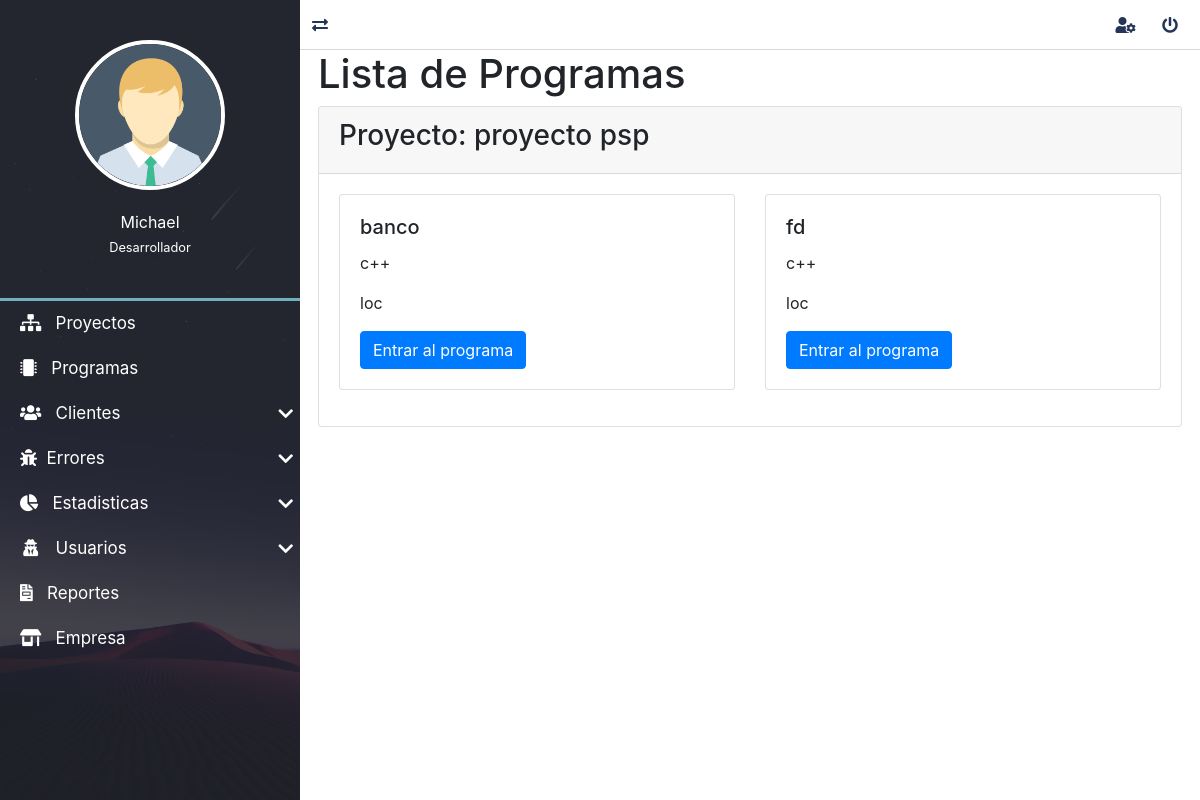
/programas/lista/4/1/ (signed in), run on the app's committed database.
### proyectos/models.py (models this page shows)
class Proyecto(models.Model):
    nombre=models.CharField(max_length=50, verbose_name="Nombre")
    id_proceso = models.ForeignKey("mainApp.Proceso", verbose_name="Proceso", on_delete=models.CASCADE)
    descripcion=models.TextField(verbose_name="Descripcion")
    fechaInicio=models.DateTimeField(auto_now_add=True, verbose_name="fechaCreacion")
    ultimaActualizacion=models.DateTimeField(auto_now=True, verbose_name="Actualizado")
    class Meta:
        verbose_name ="Proyecto"
        verbose_name_plural ="Proyectos"
    def __str__(self):
        return self.nombre

### programas/models.py (models this page shows, shortened)
class Programa(models.Model):
    id_usuario = models.ForeignKey(settings.AUTH_USER_MODEL, verbose_name="usuario", on_delete=models.CASCADE)
    id_proyecto = models.ForeignKey("proyectos.Proyecto", verbose_name="proyecto", on_delete=models.CASCADE)
    nombre = models.CharField(verbose_name="Nombre", max_length=200)
    descripcion = models.TextField(verbose_name="Descripción")
    id_lenguaje = models.ForeignKey("mainApp.Lenguaje", verbose_name="lenguaje", on_delete=models.CASCADE)
    id_medida = models.ForeignKey("mainApp.Medida", verbose_name="medida", on_delete=models.CASCADE)
    fecha_creacion = models.DateTimeField(auto_now_add=True, verbose_name="Fecha de creación")
    fecha_actualizacion = models.DateTimeField(auto_now=True, verbose_name="Fecha de edición")
    fecha_finalizacion = models.DateTimeField(verbose_name="Fecha de finalización", null=True, blank=True)
    class Meta:
        verbose_name = "Programa"
        verbose_name_plural = "Programas"
        ordering = ['nombre', 'fecha_creacion']

### mainApp/models.py (models this page shows)
class Lenguaje(models.Model):
    nombre = models.CharField(verbose_name="Nombre", max_length=200)
    class Meta:
        verbose_name = "Lenguaje"
        verbose_name_plural = "Lenguajes"
        ordering = ['nombre']
    def __str__(self):
        return self.nombre

class Medida(models.Model):
    acronimo = models.CharField(verbose_name="Acronimo", max_length=20)
    nombre = models.CharField(verbose_name="Nombre", max_length=200)
    descripcion = models.TextField()
    class Meta:
        verbose_name = "Medida"
        verbose_name_plural = "Medidas"
        ordering = ['nombre']
    def __str__(self):
        return self.nombre

### programas/views.py (the view)
# urls.py: path('lista/<int:id_u>/<int:id_p>/', ProgramaListView.as_view(), name='lista_programas_usuario'),
@method_decorator(login_required, name='dispatch')
class ProgramaListView(ListView):
    model = Programa
    def get_context_data(self, **kwargs):
        context = super(ProgramaListView, self).get_context_data(**kwargs)
        context["programas"] = Programa.objects.filter(id_usuario=self.kwargs.get('id_u'), id_proyecto=self.kwargs.get('id_p'))
        context["id_p"] = Proyecto.objects.get(id=self.kwargs.get('id_p'))
        context["id_u"] = User.objects.get(id=self.kwargs.get('id_u'))
        return context

### mainApp/context_processors.py (called while the page is built)
def get_programasDeUsuario(request):
    programas= Programa.objects.all()
    return {'lista_programas':programas}

def get_lenguajes(request):
    lenguajes = Lenguaje.objects.all()
    return {'lista_lenguajes':lenguajes}

def get_medidas(request):
    medidas = Medida.objects.all()
    return {'lista_medidas':medidas}

def get_fases(request):
    fases = Fase.objects.all()
    return {'lista_fases':fases}

def get_tiposdefectos(request):
    tipos_defectos = TiposDefecto.objects.all()
    return {'lista_tipos_defectos':tipos_defectos}

### proyectos/context_processors.py (called while the page is built)
def get_proyecto(request):
    proyecto= Proyecto.objects.values_list('id','nombre','id_proceso' ,'descripcion', 'fechaInicio')
    return {
        'proyectos':proyecto
    }

### programas/templates/programas/programa_list.html (shortened to what this page needs)
{% extends 'layouts/layout.html' %}
{% block content %}
    <h1>Lista de Programas</h1>
    <div class="card mb-3">
        <div class="card-header">
            <h3>Proyecto: {{id_p}}</h3>
        </div>
        <div class="card-body">
            <div class="row">
                {% for programa in programas %}
                    {% if programa.id_usuario.id == request.user.id %}
                        <div class="col-sm-6 mb-3">
                            <div class="card">
                                <div class="card-body">
                                    <h5 class="card-title">{{programa.nombre}}</h5>
                                    <p class="card-text">{{programa.id_lenguaje}}</p>
                                    <p class="card-text">{{programa.id_medida}}</p>
                                    <a href="{% url 'detalles_programa' programa.id programa.nombre|slugify %}" class="btn btn-primary">Entrar al programa</a>
                                </div>
                            </div>
                        </div>
                    {% endif %}
                {% endfor %}
            </div>
        </div>
    </div>
{% endblock content %}

### mainApp/templates/layouts/layout.html (shortened to what this page needs)
{% load static %}
<!DOCTYPE html>
<html lang="es">
<head>
	<link rel="stylesheet" href="{% static 'dashboar/css/normalize.css' %}">
	<link rel="stylesheet" href="{% static 'dashboar/css/style.css' %}">
	<link rel="stylesheet" href="{% static 'dashboar/css/all.css' %}">
	<link rel="stylesheet" href="{% static 'dashboar/css/sweetalert2.min.css' %}">
	<link rel="stylesheet" href="{% static 'dashboar/css/jquery.mCustomScrollbar.css' %}">
	<link rel="stylesheet" href="https://stackpath.bootstrapcdn.com/bootstrap/4.5.0/css/bootstrap.min.css">
	<link rel="stylesheet" type="text/css" href="{% static 'css/style.css' %}">
</head>
<body>
	<main class="full-box main-container">
		<section class="full-box nav-lateral">
			<div class="full-box nav-lateral-content">
				<figure class="full-box nav-lateral-avatar">
					<img src=" {% static 'dashboar/assets/avatar/Avatar.png' %}" class="img-fluid" alt="Avatar">
					<figcaption class="roboto-medium text-center">
						{{request.user.first_name}} <br>
						{% if request.user.is_staff %}
							<small class="roboto-condensed-light">Administrador</small>
						{% else %}
							<small class="roboto-condensed-light">Desarrollador</small>
						{% endif %}
					</figcaption>
				</figure>
				<div class="full-box nav-lateral-bar"></div>
				<nav class="full-box nav-lateral-menu">
					<ul>
						<li>
							<a href=" {% url 'proyectos' %}"><i class="fas fa-sitemap"></i> &nbsp; Proyectos</a>
						</li>
						<li>
							<a href=" {% url 'programas' %}"><i class="fas fa-microchip"></i> &nbsp; Programas</a>
						</li>
						<li>
							<a href="#" class="nav-btn-submenu"><i class="fas fa-users fa-fw"></i> &nbsp; Clientes <i class="fas fa-chevron-down"></i></a>
						</li>
						<li>
							<a href="#" class="nav-btn-submenu"><i class="fas fa-bug"></i></i> &nbsp;Errores<i class="fas fa-chevron-down"></i></a>
						</li>
						<li>
							<a href="#" class="nav-btn-submenu"><i class="fas fa-chart-pie"></i> &nbsp; Estadisticas <i class="fas fa-chevron-down"></i></a>
						</li>
						<li>
							<a href="#" class="nav-btn-submenu"><i class="fas  fa-user-secret fa-fw"></i> &nbsp; Usuarios <i class="fas fa-chevron-down"></i></a>
						</li>
						<li>
							<a href="{% url 'lista_reportes' %}"><i class="fas fa-file-invoice"></i> &nbsp; Reportes</a>
						</li>
						<li>
							<a href="company.html"><i class="fas fa-store-alt fa-fw"></i> &nbsp; Empresa</a>
						</li>
					</ul>
				</nav>
			</div>
		</section>
		<section class="full-box page-content">
			<nav class="full-box navbar-info">
				<a href="#" class="float-left show-nav-lateral">
					<i class="fas fa-exchange-alt"></i>
				</a>
				{% if user.email %}
					{% if title != 'Perfil de usuario' %}
						<a href="{% url 'editPerfilUs' %}">
							<i class="fas fa-user-cog"></i>
						</a>
					{% endif %}
					<a href="#" class="btn-exit-system">
						<i class="fas fa-power-off"></i>
					</a>
				{% else %}
					<a href="{% url 'log_in' %}">
						<i class="fas fa-sign-in-alt"></i>
					</a>
				{% endif %}
			</nav>
			 <div class="content-box">
				{% block content %}
				{% endblock content %}
			</div>
		</section>
	</main>
</body>
</html>

### mainApp/static/dashboar/css/style.css (style rules this page uses)
:root { --color-one: #F5F5F5; --color-two: #24292E; --color-three: #70afbe; --form-color: #14111A; --accent-color: #253556; --border-color: #D8D8D8; }
body,html { width: 100vw; height: 100vh; background-color: var(--color-one); color: #333; font-size: 16px; }
.full-box { margin: 0; padding: 0; box-sizing: border-box; width: 100%; }
.main-container { height: 100%; position: absolute; top: 0; left: 0; overflow: hidden; }
.page-content, .nav-lateral { height: 100%; overflow: hidden; }
.page-content { position: relative; padding-left: 300px; transition: all .2s ease-in-out; padding-bottom: 20px; }
.nav-lateral { width: 300px; position: absolute; top: 0; left: 0; z-index: 1; transition: all .2s ease-in-out; background-image: url('../assets/img/nav-font.jpg'); background-position: center center; background-size: cover; }
.nav-lateral-content { max-width: 300px; height: 100%; background-color: rgba(36, 41, 46, .8); }
.nav-lateral-bar { height: 3px; background-color: var(--color-three); }
.nav-lateral-avatar { padding: 40px 0; }
.nav-lateral-avatar img { width: 50%; margin: 0 auto; display: block; border: 4px solid #FFF; border-radius: 100%; }
.nav-lateral-avatar figcaption { margin-top: 20px; color: #FFF; }
.nav-lateral-menu { height: auto; }
.nav-lateral-menu ul { margin: 0; padding: 0; list-style: none; }
.nav-lateral-menu ul li { width: 100%; height: auto; }
.nav-lateral-menu ul li a { display: block; width: 100%; height: 45px; line-height: 45px; text-decoration: none; color: #FFF; font-size: 17px; box-sizing: border-box; padding-left: 20px; transition: all .2s ease-in-out; }
.nav-lateral-menu .fa-chevron-down, .nav-lateral-menu .fa-chevron-up { float: right; height: 45px; line-height: 45px; margin-right: 7px; transition: all .2s ease-in-out; }
.navbar-info { height: 50px; border-bottom: 1px solid var(--border-color); text-align: right; padding-right: 10px; }
.navbar-info a { color: var(--accent-color); height: 50px; min-width: 40px; text-align: center; line-height: 50px; display: inline-block; transition: all .2s ease-out; user-select: none; }
.content-box { margin-left: 2%; margin-right: 2%; }

### mainApp/static/dashboar/css/all.css (style rules this page uses)
.fa, .fas, .far, .fal, .fab { -moz-osx-font-smoothing: grayscale; -webkit-font-smoothing: antialiased; display: inline-block; font-style: normal; font-variant: normal; text-rendering: auto; line-height: 1; }
.fa-fw { text-align: center; width: 1.25em; }
.fa-bug:before { content: "\f188"; }
.fa-chart-pie:before { content: "\f200"; }
.fa-chevron-down:before { content: "\f078"; }
.fa-exchange-alt:before { content: "\f362"; }
.fa-file-invoice:before { content: "\f570"; }
.fa-microchip:before { content: "\f2db"; }
.fa-power-off:before { content: "\f011"; }
.fa-sitemap:before { content: "\f0e8"; }
.fa-store-alt:before { content: "\f54f"; }
.fa-user-cog:before { content: "\f4fe"; }
.fa-user-secret:before { content: "\f21b"; }
.fa-users:before { content: "\f0c0"; }
.fa, .fas { font-family: 'Font Awesome 5 Free'; font-weight: 900; }

### mainApp/static/css/style.css (style rules this page uses)
:root { --fondo: url("../img/fondoLogin.png"); --porsentaje-borde-radius: 5%; --px-borde-radius: 4px; --bac-color: #70afbe; --shadow-box: 0px 4px 18px 3px rgba(0,0,0,0.75);; }
.card { transition: box-shadow 0.5s; }

### data on the page
Proyecto: nombre "proyecto psp"
Programa: nombre "banco", id_lenguaje "c++", id_medida "loc"
Programa: nombre "fd", id_lenguaje "c++", id_medida "loc"

### other printed values
{{ request.user.first_name }} "Michael"
